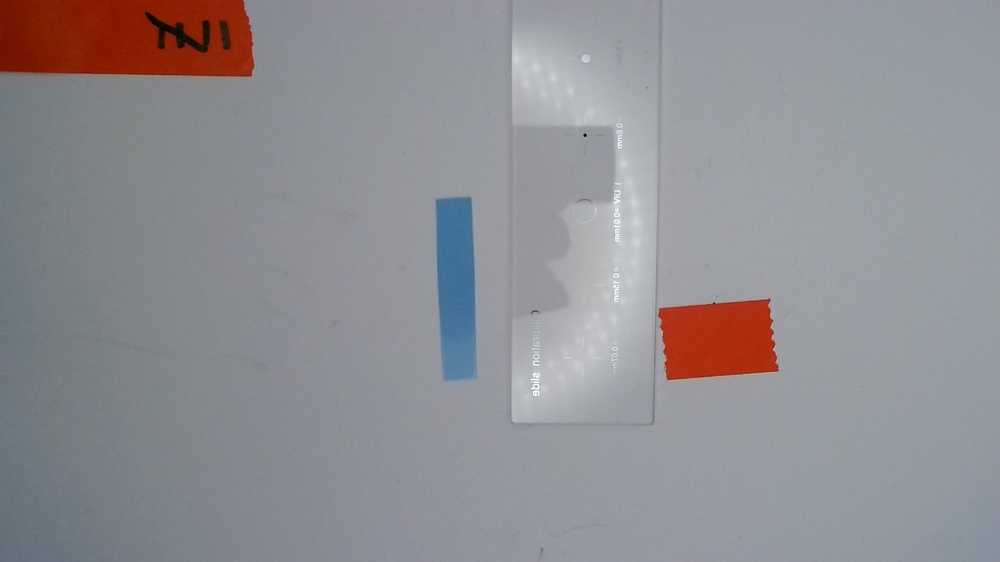
#> input picture imgs/random/5.jpg, 1000 x 562 px, shrunk from 1920 x 1080 before the run
$ python width.py
#> lines starting #> are read from the running program, lines starting #| are printed output that depends on the picture; after the words box and inside, x2 and y2 are one past the last pixel; in counts of white or black regions, pixels touching at a corner belong together
import cv2
import numpy as np
import matplotlib.pyplot as plt

FILEPATH = '../imgs/random/5.jpg'
one_mm = 7


image = cv2.imread(FILEPATH)
#> image is the input picture: shape (562, 1000, 3); mean B, G, R 147.7, 143.1, 144.4

# Convert image to grayscale
def size(image):
    gray = cv2.cvtColor(image, cv2.COLOR_BGR2GRAY)
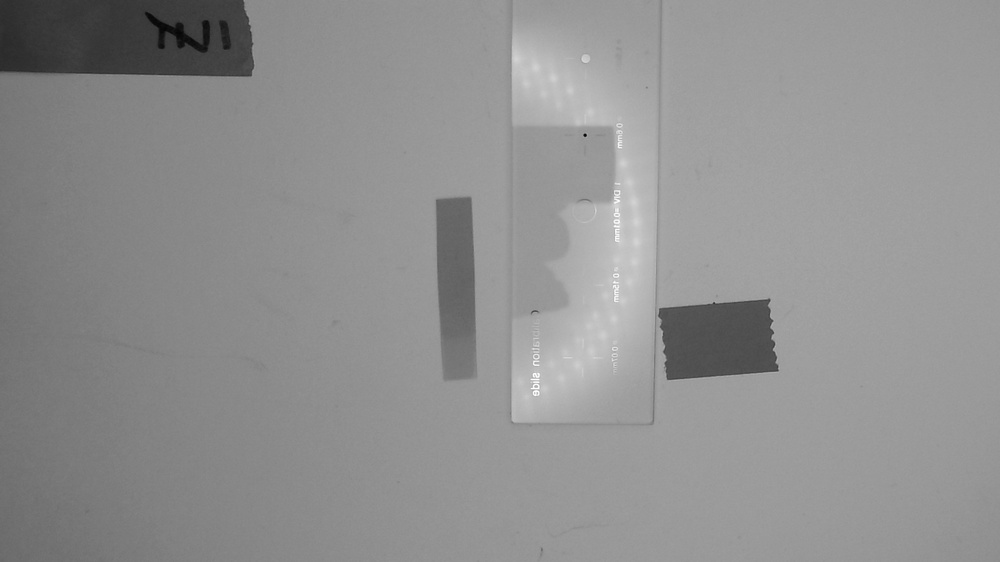
#> gray: shape (562, 1000); min 5, max 254, mean 144.1
    local = cv2.cvtColor(image, cv2.COLOR_BGR2HSV)
#> local: shape (562, 1000, 3); mean H, S, V 104.5, 28, 154.1
    lower = np.array([90, 50, 100])
    upper = np.array([120, 255, 200])
    mask = cv2.inRange(local, lower, upper)
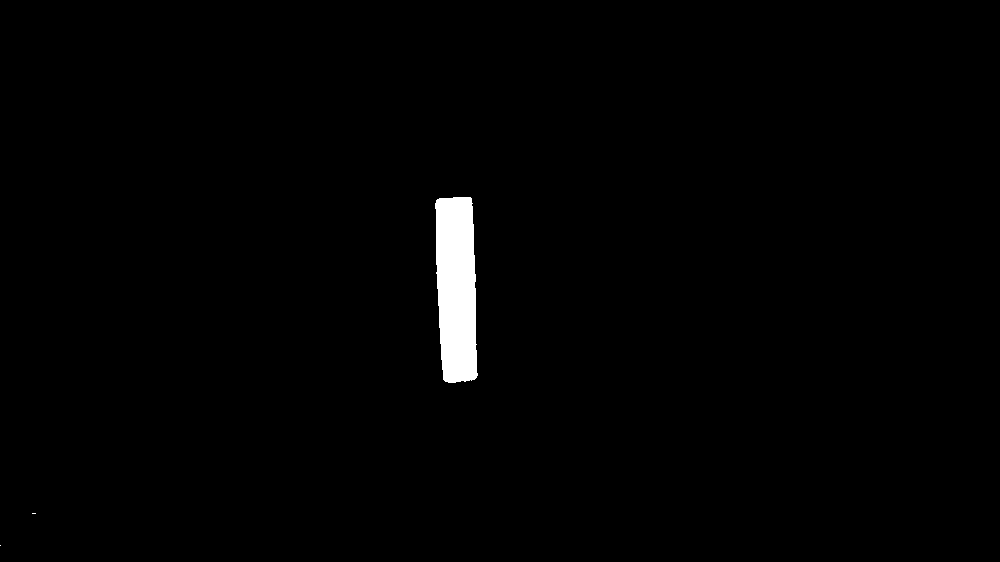
#> mask: shape (562, 1000); 1.2% white; 3 white regions (2 under 20 px), largest, box (x1, y1, x2, y2) and area: (435, 197, 478, 383) 6816
    thresh = cv2.threshold(mask, 0, 255, cv2.THRESH_OTSU + cv2.THRESH_BINARY)[1]

    widths = []
    for row in thresh:
        width = cv2.countNonZero(row)
        if width > 20:
            widths.append(width)
#> this loop made 562 passes
#> width on passes 1 to 3: 0, 0, 0
#> after the loop, widths = 183 values, max 39 at index 57, min 27 at index 182, mean 37.01

    average = sum(widths)/len(widths)
#> average = 37.01

    global one_mm
    return str(round(average/one_mm, 3))

if __name__ == '__main__':
    one_mm = 16 * (2/3)

    image = cv2.imread(FILEPATH)

    a = size(image)
#> a = '3.469'
    print(f"Width: {a} mm")
#| Width: 3.469 mm

    image1 = cv2.rotate(image, cv2.ROTATE_90_CLOCKWISE)
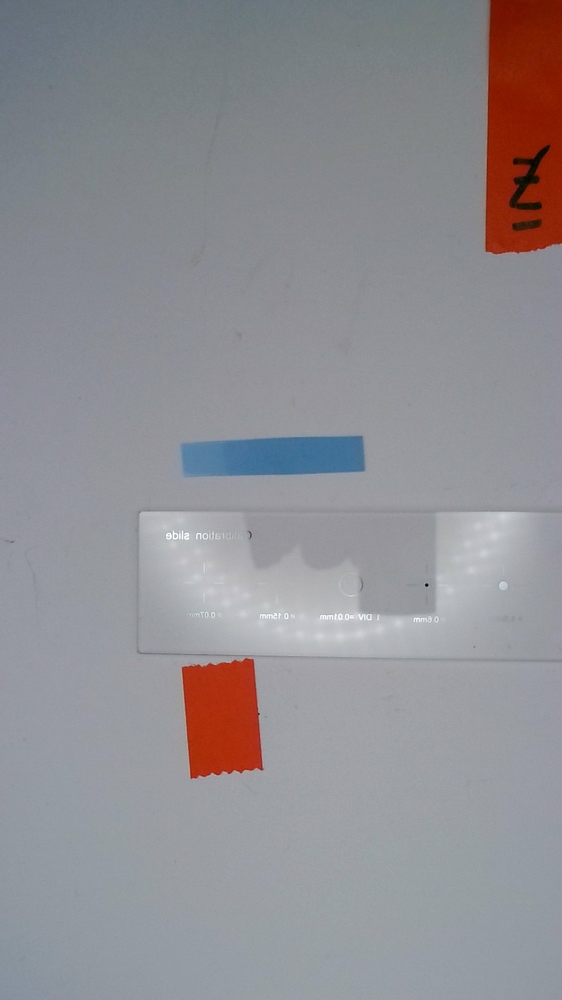
#> image1: shape (1000, 562, 3); mean B, G, R 147.7, 143.1, 144.4

    b = size(image1)
#> in size (call 2), `gray = cv2.cvtColor(image, cv2.COLOR_BGR2GRAY)`:
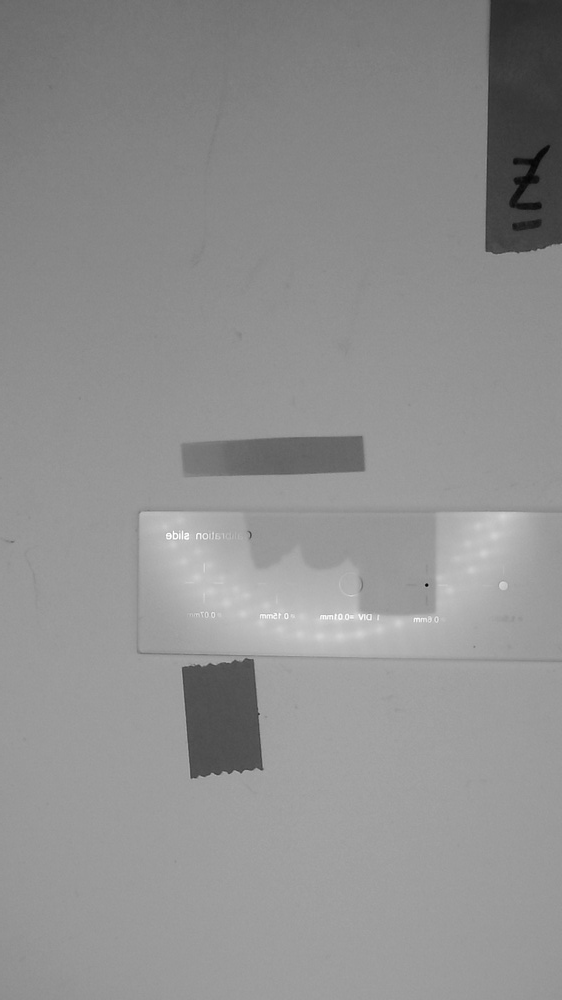
#> gray: shape (1000, 562); min 5, max 254, mean 144.1
#> in size (call 2), `local = cv2.cvtColor(image, cv2.COLOR_BGR2HSV)`: local: shape (1000, 562, 3); mean H, S, V 104.5, 28, 154.1
#> in size (call 2), `mask = cv2.inRange(local, lower, upper)`:
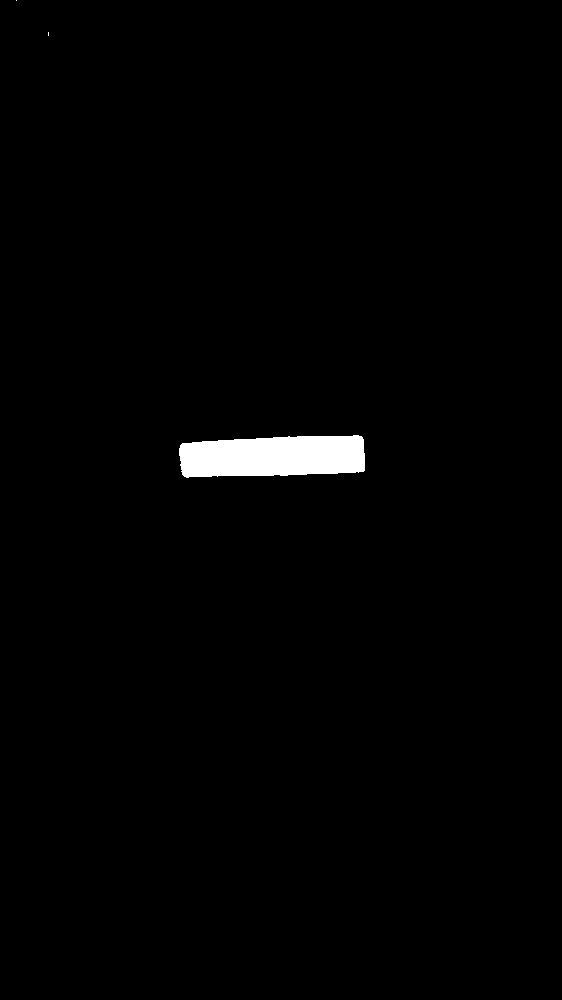
#> mask: shape (1000, 562); 1.2% white; 3 white regions (2 under 20 px), largest, box (x1, y1, x2, y2) and area: (179, 435, 365, 478) 6816
#> the loop in size (call 2), `for row in thresh:` made 1000 passes
#> width on passes 1 to 3: 1, 0, 0
#> after the loop in size (call 2), `for row in thresh:`: widths = 41 values, max 186 at index 17, min 29 at index 40, mean 166
#> in size (call 2), `average = sum(widths)/len(widths)`: average = 166
#> b = '15.565'
    print(f"Height: {b} mm")
#| Height: 15.565 mm

$ run again, with imgs/random/1.jpg copied over imgs/random/5.jpg
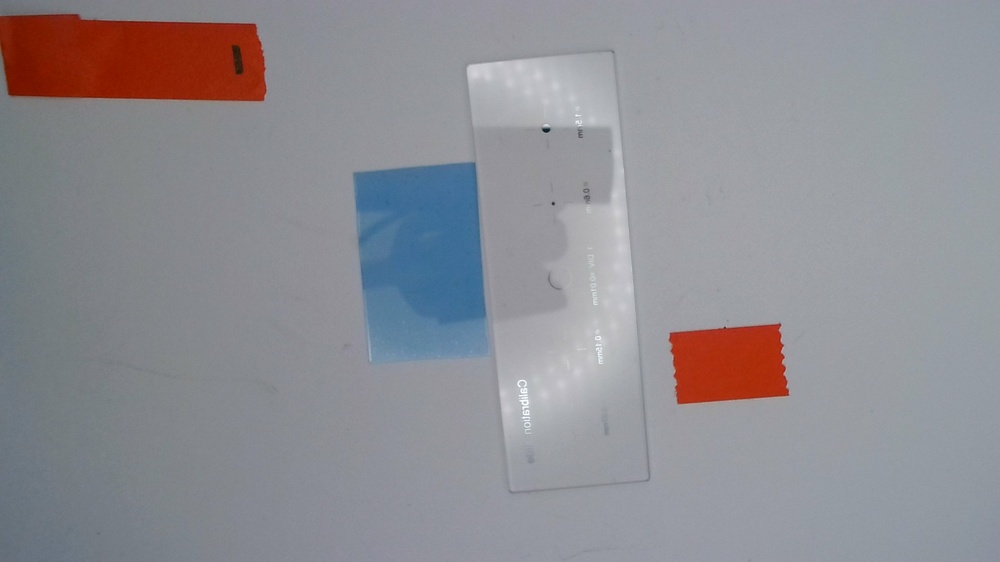
#> input picture imgs/random/1.jpg, 1000 x 562 px, shrunk from 1920 x 1080 before the run
#> image is the input picture: shape (562, 1000, 3); mean B, G, R 147.2, 141.6, 142.7
#> local: shape (562, 1000, 3); mean H, S, V 105, 31.5, 154.1
#> in size, `mask = cv2.inRange(local, lower, upper)`:
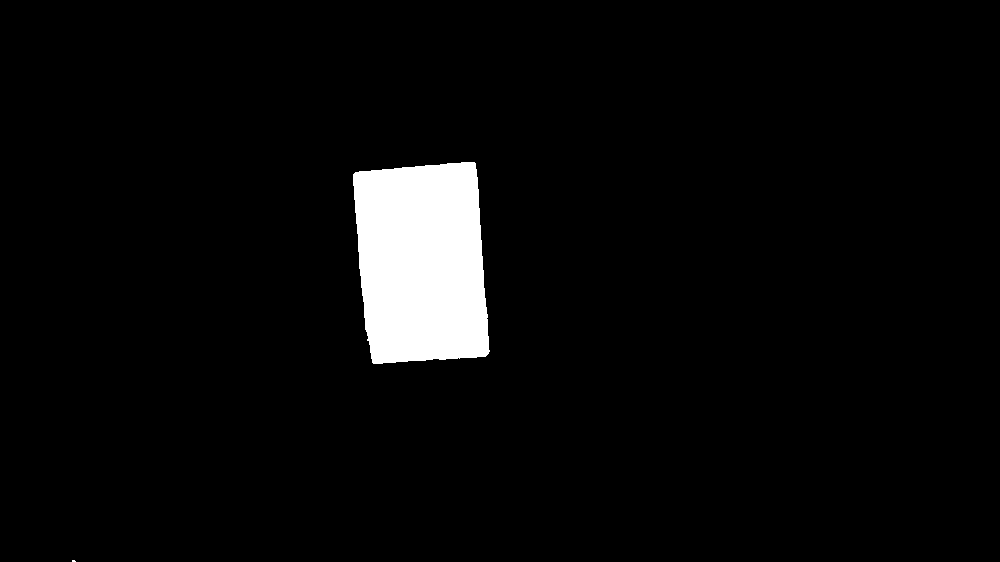
#> mask: shape (562, 1000); 4.2% white; 2 white regions (1 under 20 px), largest, box (x1, y1, x2, y2) and area: (353, 162, 490, 364) 23831
#> the loop in size, `for row in thresh:` made 562 passes
#> width on passes 1 to 3: 0, 0, 0
#> after the loop in size, `for row in thresh:`: widths = 200 values, max 125 at index 14, min 24 at index 199, mean 119
#> average = 119
#> a = '11.16'
#| Width: 11.16 mm
#> gray: shape (1000, 562)
#> local: shape (1000, 562, 3); mean H, S, V 105, 31.5, 154.1
#> in size (call 2), `mask = cv2.inRange(local, lower, upper)`:
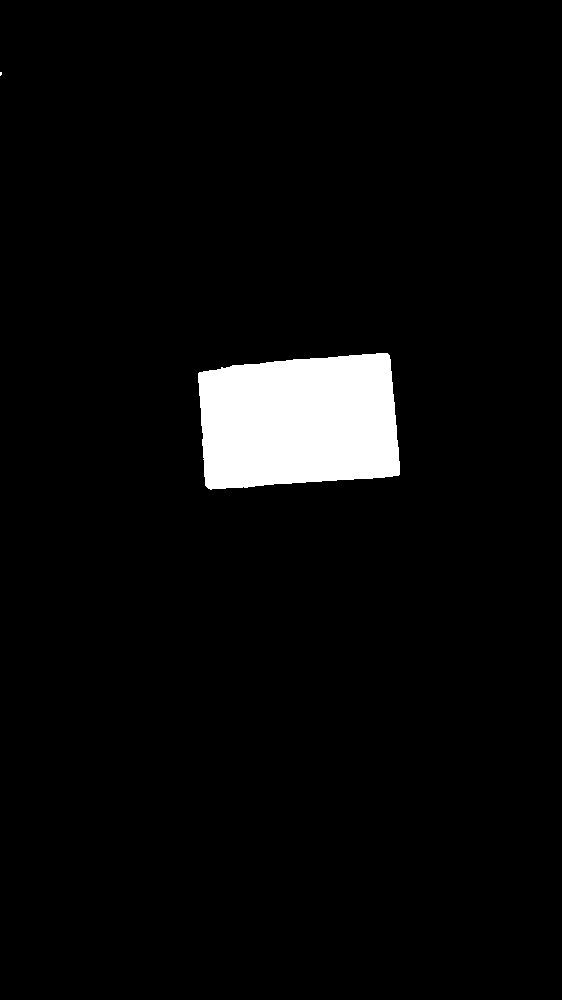
#> mask: shape (1000, 562); 4.2% white; 2 white regions (1 under 20 px), largest, box (x1, y1, x2, y2) and area: (198, 353, 400, 490) 23831
#> the loop in size (call 2), `for row in thresh:` made 1000 passes
#> after the loop in size (call 2), `for row in thresh:`: widths = 134 values, max 196 at index 71, min 27 at index 0, mean 177.6
#> average = 177.6
#> b = '16.65'
#| Height: 16.65 mm
